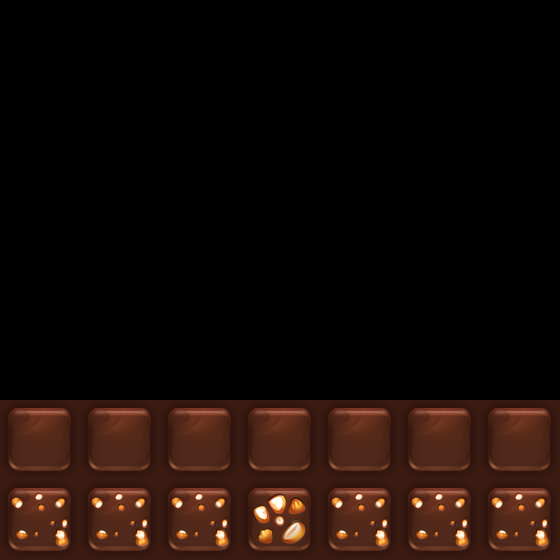

Tiled map render using the project's own tile images. Description and the whole map definition, tile-layer contents included, below:
An orthogonal 7x7 tile map with 80x80 px tiles, 1 tile layer (default).

<map version="1.0" orientation="orthogonal" width="7" height="7" tilewidth="80" tileheight="80">
 <tileset firstgid="1" name="Creater" tilewidth="80" tileheight="80">
  <image source="Creater.png" width="800" height="800" />
  <tile id="0">
   <properties>
    <property name="id" value="0" />
   </properties>
  </tile>
  <tile id="1">
   <properties>
    <property name="id" value="1" />
   </properties>
  </tile>
  <tile id="2">
   <properties>
    <property name="id" value="2" />
   </properties>
  </tile>
  <tile id="3">
   <properties>
    <property name="id" value="3" />
   </properties>
  </tile>
  <tile id="10">
   <properties>
    <property name="id" value="4" />
   </properties>
  </tile>
  <tile id="11">
   <properties>
    <property name="id" value="5" />
   </properties>
  </tile>
  <tile id="12">
   <properties>
    <property name="id" value="6" />
   </properties>
  </tile>
  <tile id="13">
   <properties>
    <property name="id" value="7" />
   </properties>
  </tile>
  <tile id="14">
   <properties>
    <property name="id" value="8" />
   </properties>
  </tile>
  <tile id="15">
   <properties>
    <property name="id" value="9" />
   </properties>
  </tile>
  <tile id="20">
   <properties>
    <property name="id" value="13" />
   </properties>
  </tile>
  <tile id="21">
   <properties>
    <property name="id" value="10" />
   </properties>
  </tile>
  <tile id="22">
   <properties>
    <property name="id" value="11" />
   </properties>
  </tile>
  <tile id="23">
   <properties>
    <property name="id" value="12" />
   </properties>
  </tile>
  <tile id="30">
   <properties>
    <property name="id" value="14" />
   </properties>
  </tile>
  <tile id="31">
   <properties>
    <property name="id" value="15" />
   </properties>
  </tile>
  <tile id="32">
   <properties>
    <property name="id" value="16" />
   </properties>
  </tile>
  <tile id="33">
   <properties>
    <property name="id" value="17" />
   </properties>
  </tile>
  <tile id="34">
   <properties>
    <property name="id" value="18" />
   </properties>
  </tile>
  <tile id="35">
   <properties>
    <property name="id" value="19" />
   </properties>
  </tile>
  <tile id="40">
   <properties>
    <property name="id" value="99" />
   </properties>
  </tile>
 </tileset>
 <layer name="default" width="7" height="7">
  <data encoding="csv">
0,0,0,0,0,0,0,
0,0,0,0,0,0,0,
0,0,0,0,0,0,0,
0,0,0,0,0,0,0,
0,0,0,0,0,0,0,
1,1,1,1,1,1,1,
2,2,2,3,2,2,2
</data>
 </layer>
</map>